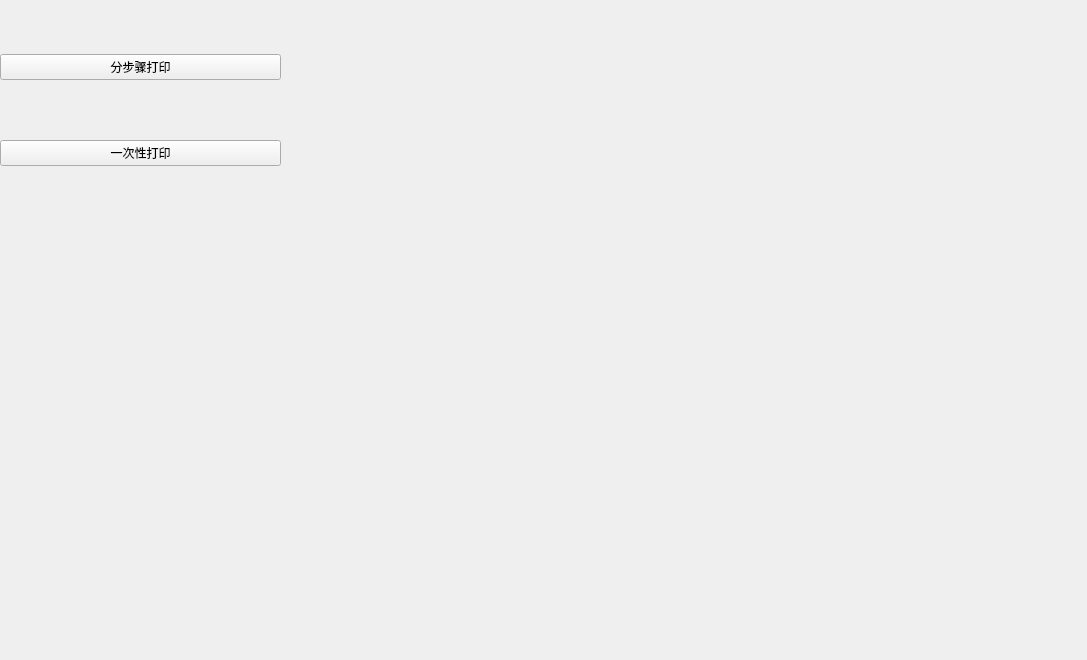
<?xml version="1.0" encoding="UTF-8"?>
<ui version="4.0">
 <class>PrintWidget</class>
 <widget class="QWidget" name="PrintWidget">
  <property name="geometry">
   <rect>
    <x>0</x>
    <y>0</y>
    <width>1087</width>
    <height>660</height>
   </rect>
  </property>
  <property name="windowTitle">
   <string>Form</string>
  </property>
  <widget class="QWidget" name="widget" native="true">
   <property name="geometry">
    <rect>
     <x>0</x>
     <y>0</y>
     <width>281</width>
     <height>221</height>
    </rect>
   </property>
   <layout class="QVBoxLayout" name="verticalLayout">
    <item>
     <widget class="QPushButton" name="btnStep">
      <property name="text">
       <string>分步骤打印</string>
      </property>
     </widget>
    </item>
    <item>
     <widget class="QPushButton" name="btnAll">
      <property name="text">
       <string>一次性打印</string>
      </property>
     </widget>
    </item>
   </layout>
  </widget>
 </widget>
 <resources/>
 <connections/>
</ui>
